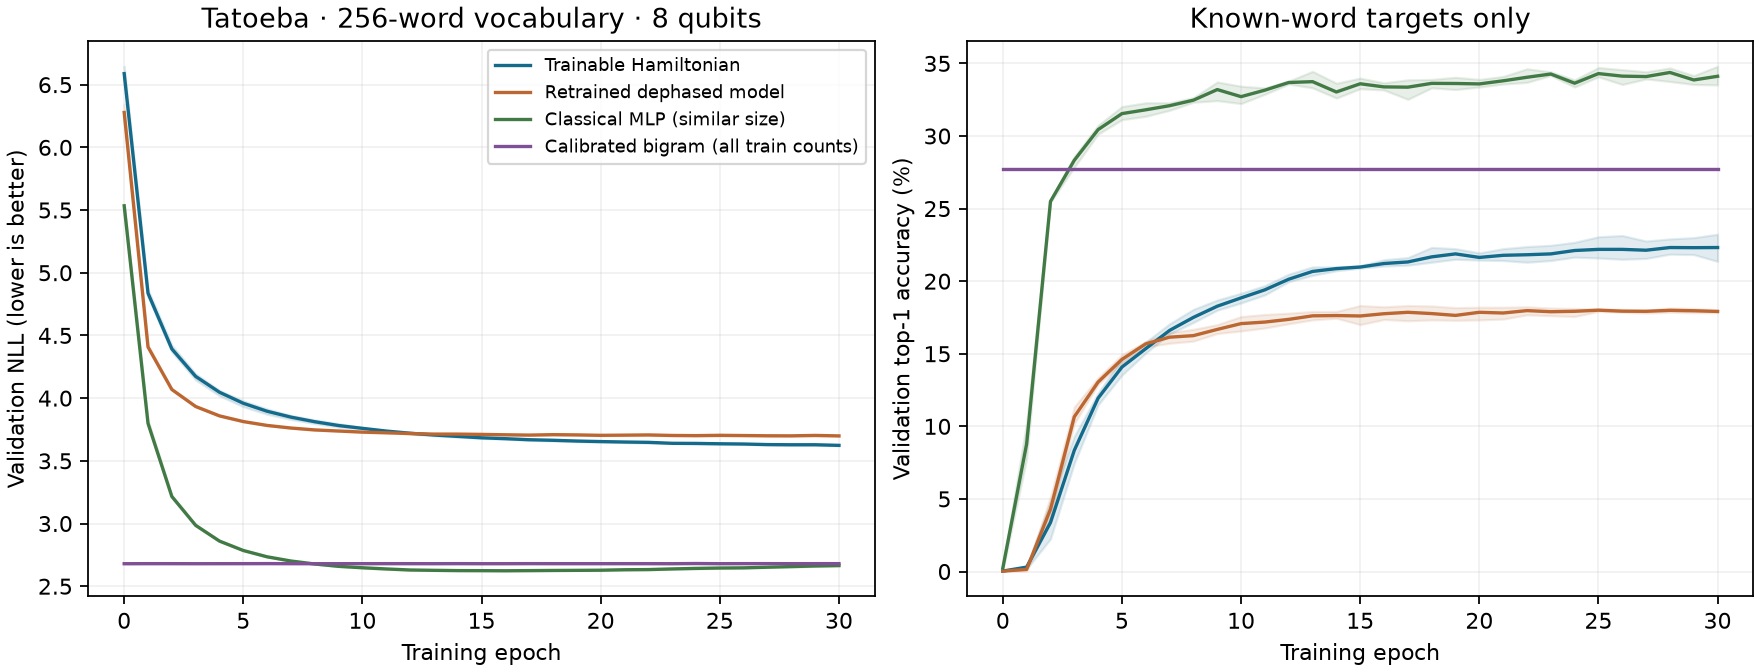

Python code for this plot:
"""Fixed ordered word amplitudes, trainable Hamiltonian, direct Born word readout."""

import argparse
import hashlib
import json
import multiprocessing
import os
import time
from concurrent.futures import ProcessPoolExecutor, as_completed
from dataclasses import asdict, dataclass
from pathlib import Path

import numpy as np
import torch
from torch import nn

from qcse.outputs import new_run_directory, save_npz, write_json

from .born_evidence import configure_worker, digest, hermitian
from .data import prepare, transition_probabilities
from .run import metrics

KINDS = ("coherent", "dephased", "mlp", "calibrated_bigram")


class HermitianEvolution(torch.autograd.Function):
    """Exact spectral exp(-iH), with a gap-safe first-order Frechet adjoint.

    The divided difference is -i exp(-i(a+b)/2) sinc((a-b)/(2 pi)).
    It has the correct continuous limit at repeated eigenvalues. Eigenvectors
    themselves are never differentiated. Higher-order gradients are not supported.
    """

    @staticmethod
    def forward(ctx, matrix):
        eigenvalues, vectors = torch.linalg.eigh(matrix)
        ctx.save_for_backward(eigenvalues, vectors)
        return (vectors * torch.exp(-1j * eigenvalues)) @ vectors.mH

    @staticmethod
    def backward(ctx, gradient):
        eigenvalues, vectors = ctx.saved_tensors
        difference = eigenvalues[:, None] - eigenvalues[None, :]
        midpoint = (eigenvalues[:, None] + eigenvalues[None, :]) / 2
        divided = -1j * torch.exp(-1j * midpoint) * torch.sinc(difference / (2 * torch.pi))
        adjoint = vectors @ (divided.conj() * (vectors.mH @ gradient @ vectors)) @ vectors.mH
        return (adjoint + adjoint.mH) / 2


def encode(contexts: torch.Tensor, vocabulary: int) -> torch.Tensor:
    """Fixed recency and position phases; combine repeated words, then normalize."""
    if contexts.ndim != 2 or torch.any(contexts >= vocabulary) or torch.any(contexts < -1):
        raise ValueError("Contexts must be word IDs or -1 padding")
    ages = torch.arange(contexts.shape[1] - 1, -1, -1, dtype=torch.float64)
    coefficients = (0.7**ages).sqrt() * torch.exp(0.5j * torch.pi * ages)
    amplitudes = torch.zeros((len(contexts), vocabulary), dtype=torch.complex128)
    amplitudes.scatter_add_(1, contexts.clamp_min(0), (contexts >= 0) * coefficients)
    norms = amplitudes.norm(dim=1, keepdim=True)
    if torch.any(norms < 1e-12):
        raise ValueError("Empty/cancelled context has no normalized encoding")
    return amplitudes / norms


class HamiltonianWords(nn.Module):
    def __init__(self, vocabulary: int, dephased: bool = False):
        super().__init__()
        self.vocabulary, self.dephased = vocabulary, dephased
        self.coefficients = nn.Parameter(torch.randn(vocabulary**2, dtype=torch.float64) * 0.03)

    def operator(self) -> torch.Tensor:
        return HermitianEvolution.apply(hermitian(self.coefficients, self.vocabulary))

    def forward(self, states, last_words, operator=None):
        unitary = self.operator() if operator is None else operator
        if self.dephased:
            return states.abs().square() @ unitary.abs().square().T
        return (states @ unitary.T).abs().square()


class ClassicalWords(nn.Module):
    def __init__(self, vocabulary: int):
        super().__init__()
        hidden = (vocabulary**2 - vocabulary) // (3 * vocabulary + 1)
        self.network = nn.Sequential(
            nn.Linear(2 * vocabulary, hidden), nn.Tanh(), nn.Linear(hidden, vocabulary)
        ).double()

    def forward(self, states, last_words, operator=None):
        return self.network(torch.cat((states.real, states.imag), 1)).softmax(-1)


class CalibratedBigram(nn.Module):
    prior: torch.Tensor
    unigram: torch.Tensor

    def __init__(self, prior, unigram):
        super().__init__()
        self.register_buffer("prior", prior.clone())
        self.register_buffer("unigram", unigram.clone())
        self.log_temperature = nn.Parameter(torch.tensor(0.0, dtype=torch.float64))
        self.mixture_logit = nn.Parameter(torch.tensor(-6.0, dtype=torch.float64))

    def forward(self, states, last_words, operator=None):
        calibrated = (self.prior[last_words].log() / self.log_temperature.exp()).softmax(-1)
        mixture = self.mixture_logit.sigmoid()
        return (1 - mixture) * calibrated + mixture * self.unigram


def make_model(kind, vocabulary, prior, unigram):
    if kind in {"coherent", "dephased"}:
        return HamiltonianWords(vocabulary, kind == "dephased")
    if kind == "mlp":
        return ClassicalWords(vocabulary)
    if kind == "calibrated_bigram":
        return CalibratedBigram(prior, unigram)
    raise ValueError(kind)


@dataclass
class Partition:
    states: torch.Tensor
    targets: torch.Tensor
    last_words: torch.Tensor
    groups: np.ndarray


def load_partition(dataset: Path, split: str, vocabulary: int) -> Partition:
    with np.load(dataset / "dataset.npz") as data:
        contexts = torch.tensor(data[f"{split}_contexts"])
        targets, groups = torch.tensor(data[f"{split}_targets"]), data[f"{split}_groups"]
    return Partition(encode(contexts, vocabulary), targets, contexts[:, -1], groups)


def load_statistics(dataset: Path) -> tuple[torch.Tensor, torch.Tensor, list[str]]:
    with np.load(dataset / "dataset.npz") as data:
        unigram = data["unigram"]
        prior = transition_probabilities(data["transitions"], unigram)
        words = data["vocabulary"].tolist()
    return torch.tensor(prior), torch.tensor(unigram), words


def aggregate(arrays: dict[str, np.ndarray]) -> dict:
    targets, loss = arrays["targets"], arrays["nll"]
    known = targets != 0
    return {
        "nll": float(loss.mean()),
        "perplexity": float(np.exp(loss.mean())),
        "top1": float(arrays["top1"].mean()),
        "top5": float(arrays["top5"].mean()),
        "known_nll": float(loss[known].mean()) if known.any() else None,
        "known_top1": float(arrays["top1"][known].mean()) if known.any() else None,
        "unk_rate": float((~known).mean()),
        "count": len(targets),
    }


def score(model, part: Partition) -> tuple[dict, dict[str, np.ndarray]]:
    pieces: dict[str, list[np.ndarray]] = {key: [] for key in ("nll", "top1", "top5", "targets")}
    max_norm_error = 0.0
    with torch.no_grad():
        operator = model.operator() if isinstance(model, HamiltonianWords) else None
        for start in range(0, len(part.targets), 1024):
            end = start + 1024
            probabilities = model(part.states[start:end], part.last_words[start:end], operator)
            if not torch.isfinite(probabilities).all() or torch.min(probabilities) < 0:
                raise ValueError("Invalid probabilities")
            max_norm_error = max(max_norm_error, float((probabilities.sum(1) - 1).abs().max()))
            if max_norm_error > 1e-10:
                raise ValueError("Probability mass changed; no output renormalization is allowed")
            _, arrays = metrics(probabilities.numpy(), part.targets[start:end].numpy())
            for key in pieces:
                pieces[key].append(arrays[key])
    joined = {key: np.concatenate(value) for key, value in pieces.items()}
    return aggregate(joined) | {"max_norm_error": max_norm_error}, joined


@dataclass(frozen=True)
class Job:
    dataset: str
    output: str
    kind: str
    seed: int
    lr: float
    epochs: int
    batch_size: int


def fit(job: Job) -> dict:
    torch.manual_seed(job.seed)
    started = time.monotonic()
    dataset, output = Path(job.dataset), Path(job.output)
    prior, unigram, words = load_statistics(dataset)
    training = load_partition(dataset, "train", len(words))
    validation = load_partition(dataset, "validation", len(words))
    if set(training.groups) & set(validation.groups):
        raise ValueError("Training and validation groups overlap")
    model = make_model(job.kind, len(words), prior, unigram)
    output.mkdir()
    initial = {key: value.detach().clone() for key, value in model.state_dict().items()}
    hashes = {
        key: hashlib.sha256(value.detach().numpy().tobytes()).hexdigest()
        for key, value in model.named_parameters()
    }
    optimizer = torch.optim.Adam(model.parameters(), lr=job.lr)
    rng = np.random.default_rng(job.seed)
    best_nll, best_epoch, best = float("inf"), 0, initial
    history = []
    first_gradient = None
    for epoch in range(job.epochs + 1):
        measured, _ = score(model, validation)
        history.append({"epoch": epoch, "validation": measured})
        if measured["nll"] < best_nll:
            best_nll, best_epoch = measured["nll"], epoch
            best = {key: value.detach().clone() for key, value in model.state_dict().items()}
        write_json(
            output / "progress.json",
            {"epoch": epoch, "best_epoch": best_epoch, "best_validation_nll": best_nll},
        )
        if epoch == job.epochs:
            break
        permutation = rng.permutation(len(training.targets))
        total_loss = 0.0
        for start in range(0, len(permutation), job.batch_size):
            ids = permutation[start : start + job.batch_size]
            optimizer.zero_grad()
            probabilities = model(training.states[ids], training.last_words[ids])
            loss = (
                -probabilities[torch.arange(len(ids)), training.targets[ids]]
                .clamp_min(1e-30)
                .log()
                .mean()
            )
            loss.backward()
            if first_gradient is None:
                first_gradient = (
                    sum(
                        float(p.grad.square().sum())
                        for p in model.parameters()
                        if p.grad is not None
                    )
                    ** 0.5
                )
            torch.nn.utils.clip_grad_norm_(model.parameters(), 5.0)
            optimizer.step()
            total_loss += float(loss.detach()) * len(ids)
        history[-1]["next_epoch_online_train_nll"] = total_loss / len(permutation)
    model.load_state_dict(best)
    selected_validation, _ = score(model, validation)
    selected_training, _ = score(model, training)
    torch.save(
        {"kind": job.kind, "vocabulary": len(words), "state": best, "initial": initial},
        output / "weights.pt",
    )
    result = {
        "job": asdict(job),
        "parameters": sum(p.numel() for p in model.parameters()),
        "initial_parameter_hashes": hashes,
        "first_gradient_norm": first_gradient,
        "selected_epoch": best_epoch,
        "initial_validation": history[0]["validation"],
        "selected_validation": selected_validation,
        "selected_training": selected_training,
        "history": history,
        "weights_sha256": digest(output / "weights.pt"),
        "seconds": time.monotonic() - started,
    }
    write_json(output / "result.json", result)
    return result


def execute(jobs: list[Job], workers: int) -> list[dict]:
    with ProcessPoolExecutor(
        max_workers=workers,
        mp_context=multiprocessing.get_context("spawn"),
        initializer=configure_worker,
    ) as pool:
        futures = [pool.submit(fit, job) for job in jobs]
        records = []
        for future in as_completed(futures):
            result = future.result()
            records.append(result)
            job, values = result["job"], result["selected_validation"]
            print(
                f"{job['kind']} s{job['seed']} lr={job['lr']}: val NLL {values['nll']:.5f}, "
                f"accuracy {values['top1']:.2%}, epoch {result['selected_epoch']}",
                flush=True,
            )
    return sorted(
        records, key=lambda row: (row["job"]["kind"], row["job"]["seed"], row["job"]["lr"])
    )


def group_interval(values: np.ndarray, groups: np.ndarray) -> list[float]:
    _, ids = np.unique(groups, return_inverse=True)
    counts = np.bincount(ids)
    totals = np.bincount(ids, weights=values)
    rng = np.random.default_rng(161803)
    estimates = []
    for _ in range(2000):
        chosen = rng.integers(len(counts), size=len(counts))
        estimates.append(totals[chosen].sum() / counts[chosen].sum())
    return np.quantile(estimates, [0.025, 0.975]).tolist()


def evaluate(output: Path) -> dict:
    lock = json.loads((output / "selection_lock.json").read_text())
    if (output / "test_results.json").exists():
        raise ValueError("Test already scored; use the saved results")
    for relative, expected in lock["source_sha256"].items():
        if digest(Path(relative)) != expected:
            raise ValueError("Source changed after selection lock")
    if digest(output / "dataset.npz") != lock["dataset_sha256"]:
        raise ValueError("Dataset changed after selection lock")
    prior, unigram, words = load_statistics(output)
    testing = load_partition(output, "test", len(words))
    with np.load(output / "dataset.npz") as data:
        if set(testing.groups) & (set(data["train_groups"]) | set(data["validation_groups"])):
            raise ValueError("Test groups overlap fit groups")
    records, predictions = [], {}
    for row in lock["fits"]:
        job = row["job"]
        path = Path(job["output"]) / "weights.pt"
        if digest(path) != row["weights_sha256"]:
            raise ValueError("Checkpoint changed after selection lock")
        checkpoint = torch.load(path, weights_only=True)
        model = make_model(job["kind"], len(words), prior, unigram)
        model.load_state_dict(checkpoint["state"])
        selected, arrays = score(model, testing)
        model.load_state_dict(checkpoint["initial"])
        initial, initial_arrays = score(model, testing)
        key = f"{job['kind']}-s{job['seed']}"
        predictions.update({f"{key}-{name}": values for name, values in arrays.items()})
        predictions.update(
            {f"initial-{key}-{name}": values for name, values in initial_arrays.items()}
        )
        records.append(
            {
                "kind": job["kind"],
                "seed": job["seed"],
                "parameters": row["parameters"],
                "selected_epoch": row["selected_epoch"],
                "test": selected,
                "initial_test": initial,
            }
        )
    with np.load(output / "dataset.npz") as data:
        sampled_counts = np.zeros((len(words), len(words)))
        np.add.at(sampled_counts, (data["train_contexts"][:, -1], data["train_targets"]), 1)
        target_counts = np.bincount(data["train_targets"], minlength=len(words))
        sampled_unigram = (target_counts + 0.5) / (target_counts.sum() + 0.5 * len(words))
        sampled_prior = torch.tensor(transition_probabilities(sampled_counts, sampled_unigram))
    baselines = {}
    with torch.no_grad():
        for kind in ("identity", "unigram", "bigram", "subset_bigram", "directed_pool"):
            pieces: dict[str, list[np.ndarray]] = {
                key: [] for key in ("nll", "top1", "top5", "targets")
            }
            for start in range(0, len(testing.targets), 1024):
                end = start + 1024
                states, last = testing.states[start:end], testing.last_words[start:end]
                if kind == "identity":
                    probabilities = states.abs().square()
                elif kind == "unigram":
                    probabilities = unigram.expand(len(states), -1)
                elif kind == "bigram":
                    probabilities = prior[last]
                elif kind == "subset_bigram":
                    probabilities = sampled_prior[last]
                else:
                    probabilities = states.abs().square() @ prior
                _, arrays = metrics(probabilities.numpy(), testing.targets[start:end].numpy())
                for name, values in arrays.items():
                    pieces[name].append(values)
            joined = {name: np.concatenate(values) for name, values in pieces.items()}
            baselines[kind] = aggregate(joined)
            predictions.update({f"{kind}-{name}": values for name, values in joined.items()})
    summary = {}
    for kind in KINDS:
        selected = [row for row in records if row["kind"] == kind]
        summary[kind] = {"parameters": selected[0]["parameters"]}
        for key in ("nll", "top1", "top5", "known_nll", "known_top1"):
            values = [row["test"][key] for row in selected]
            summary[kind][key + "_mean"] = float(np.mean(values))
            summary[kind][key + "_sd"] = float(np.std(values, ddof=1))
            summary[kind]["initial_" + key + "_mean"] = float(
                np.mean([row["initial_test"][key] for row in selected])
            )
    intervals = {}
    coherent = np.mean([predictions[f"coherent-s{seed}-nll"] for seed in lock["seeds"]], axis=0)
    for kind in ("dephased", "mlp", "calibrated_bigram"):
        other = np.mean([predictions[f"{kind}-s{seed}-nll"] for seed in lock["seeds"]], axis=0)
        delta = coherent - other
        intervals[kind] = {
            "coherent_minus_other_nll": float(delta.mean()),
            "group_bootstrap_95": group_interval(delta, testing.groups),
        }
    frozen = np.mean(
        [predictions[f"initial-coherent-s{seed}-nll"] for seed in lock["seeds"]], axis=0
    )
    delta = coherent - frozen
    known = testing.targets.numpy() != 0
    intervals["frozen"] = {
        "coherent_trained_minus_initial_nll": float(delta.mean()),
        "group_bootstrap_95": group_interval(delta, testing.groups),
        "known_delta_nll": float(delta[known].mean()),
        "known_group_bootstrap_95": group_interval(delta[known], testing.groups[known]),
    }
    save_npz(output / "test_arrays.npz", **predictions, groups=testing.groups)
    result = {
        "selection_lock_sha256": digest(output / "selection_lock.json"),
        "fits": records,
        "summary": summary,
        "baselines": baselines,
        "intervals": intervals,
        "test_unk_rate": float((testing.targets == 0).double().mean()),
        "test_sentence_groups": len(np.unique(testing.groups)),
    }
    write_json(output / "test_results.json", result)
    return result


def analyze(output: Path) -> dict:
    import matplotlib

    matplotlib.use("Agg")
    import matplotlib.pyplot as plt

    lock = json.loads((output / "selection_lock.json").read_text())
    result = json.loads((output / "test_results.json").read_text())
    assert result["selection_lock_sha256"] == digest(output / "selection_lock.json")
    assert lock["dataset_sha256"] == digest(output / "dataset.npz")
    assert lock["recipe_lock_sha256"] == digest(output / "recipe_lock.json")
    for relative, expected in lock["source_sha256"].items():
        assert digest(output / "source" / relative) == expected
    for row in lock["fits"]:
        assert row["selected_validation"]["nll"] == min(
            item["validation"]["nll"] for item in row["history"]
        )
        assert row["weights_sha256"] == digest(Path(row["job"]["output"]) / "weights.pt")
    for seed in lock["seeds"]:
        hashes = [
            row["initial_parameter_hashes"]
            for row in lock["fits"]
            if row["job"]["seed"] == seed and row["job"]["kind"] in {"coherent", "dephased"}
        ]
        assert len(hashes) == 2 and hashes[0] == hashes[1]
    with np.load(output / "test_arrays.npz") as arrays:
        for row in result["fits"]:
            key = f"{row['kind']}-s{row['seed']}"
            assert abs(arrays[f"{key}-nll"].mean() - row["test"]["nll"]) < 1e-12
            assert abs(arrays[f"{key}-top1"].mean() - row["test"]["top1"]) < 1e-12
    fig, axes = plt.subplots(1, 2, figsize=(11, 4.2), layout="constrained")
    labels = {
        "coherent": "Trainable Hamiltonian",
        "dephased": "Retrained dephased model",
        "mlp": "Classical MLP (similar size)",
        "calibrated_bigram": "Calibrated bigram (all train counts)",
    }
    colors = ["#146a8a", "#bc6632", "#427a45", "#805096"]
    for kind, color in zip(KINDS, colors, strict=True):
        rows = [row for row in lock["fits"] if row["job"]["kind"] == kind]
        for axis, metric in zip(axes, ("nll", "known_top1"), strict=True):
            values = np.array(
                [[item["validation"][metric] for item in row["history"]] for row in rows]
            )
            if metric == "known_top1":
                values *= 100
            epochs = np.arange(values.shape[1])
            axis.plot(epochs, values.mean(0), label=labels[kind], color=color)
            axis.fill_between(epochs, values.min(0), values.max(0), color=color, alpha=0.12)
            axis.set_xlabel("Training epoch")
            axis.grid(alpha=0.18)
    axes[0].set(
        title="Tatoeba · 256-word vocabulary · 8 qubits", ylabel="Validation NLL (lower is better)"
    )
    axes[1].set(title="Known-word targets only", ylabel="Validation top-1 accuracy (%)")
    axes[0].legend(fontsize=8)
    fig.savefig(output / "learning.png", dpi=160)
    plt.close(fig)
    audit = {
        "confirmation_fits_checked": len(lock["fits"]),
        "source_data_weights_selection_hashes": "passed",
        "paired_hamiltonian_initialization": "passed",
        "saved_test_metric_consistency": "passed",
    }
    write_json(output / "audit.json", audit)
    return audit


def main():
    parser = argparse.ArgumentParser(description=__doc__)
    parser.add_argument("--data", type=Path, default=Path("data/tatoeba.csv"))
    parser.add_argument("--output", type=Path, default=Path("outputs/language-born"))
    parser.add_argument("--epochs", type=int, default=30)
    parser.add_argument("--workers", type=int, default=8)
    parser.add_argument("--vocabulary", type=int, default=256)
    parser.add_argument("--train-limit", type=int, default=32768)
    parser.add_argument("--seeds", nargs="+", type=int, default=[61, 62, 63])
    args = parser.parse_args()
    if (
        min(args.epochs, args.workers, args.train_limit) <= 0
        or args.vocabulary < 8
        or args.vocabulary & (args.vocabulary - 1)
    ):
        parser.error("Positive budgets and a power-of-two vocabulary >=8 are required")
    if len(set(args.seeds)) != len(args.seeds) or len(args.seeds) < 2 or 11 in args.seeds:
        parser.error("At least two distinct confirmation seeds, excluding screen seed 11")
    for variable in ("OMP_NUM_THREADS", "OPENBLAS_NUM_THREADS", "MKL_NUM_THREADS"):
        os.environ[variable] = "1"
    torch.set_num_threads(1)
    started = time.monotonic()
    with new_run_directory(
        args.output, "tatoeba", {"device": "cpu", "torch": torch.__version__}
    ) as output:
        sources = [
            Path(__file__),
            Path("experiments/hamiltonian_study/born_evidence.py"),
            Path("experiments/hamiltonian_study/data.py"),
            Path("experiments/hamiltonian_study/run.py"),
            Path("src/qcse/data.py"),
            Path("src/qcse/outputs.py"),
            Path("uv.lock"),
        ]
        hashes = {}
        for source in sources:
            relative = source.resolve().relative_to(Path.cwd()).as_posix()
            hashes[relative] = digest(source)
            snapshot = output / "source" / relative
            snapshot.parent.mkdir(parents=True, exist_ok=True)
            snapshot.write_bytes(source.read_bytes())
        manifest = prepare(
            args.data,
            output,
            vocabulary_size=args.vocabulary,
            window=4,
            train_limit=args.train_limit,
            val_limit=4096,
            test_limit=8192,
            split_seed=20261026,
        )
        protocol = {
            "source_sha256": hashes,
            "dataset_sha256": digest(output / "dataset.npz"),
            "manifest": manifest,
            "epochs": args.epochs,
            "batch_size": 512,
            "optimizer": "Adam, no weight decay, norm clipping 5; float64/complex128",
            "encoding": "normalized sum sqrt(0.7**age) exp(i pi age/2) |word>; window 4",
            "readout": "All joint word-basis Born probabilities; no head, prior or postselection",
            "kinds": KINDS,
            "seeds": args.seeds,
            "screen_seed": 11,
            "learning_rates": [0.001, 0.003, 0.01],
            "selection": "Minimum full validation NLL including epoch zero",
            "hypotheses": [
                "Hamiltonian-only training improves held-out next-word NLL and accuracy",
                "Preserving coherence improves on separately retrained dephasing",
            ],
            "pilots": "Validation-only seed-11 pilot informed budgets; test unscored",
            "numpy": np.__version__,
            "workers": args.workers,
        }
        write_json(output / "protocol.json", protocol)
        screen_jobs = [
            Job(str(output), str(output / f"screen-{kind}-{lr}"), kind, 11, lr, args.epochs, 512)
            for kind in KINDS
            for lr in protocol["learning_rates"]
        ]
        screen = execute(screen_jobs, args.workers)
        recipes = {
            kind: min(
                [row for row in screen if row["job"]["kind"] == kind],
                key=lambda row: (row["selected_validation"]["nll"], row["job"]["lr"]),
            )["job"]["lr"]
            for kind in KINDS
        }
        write_json(output / "recipe_lock.json", {"recipes": recipes, "screen": screen})
        confirm_jobs = [
            Job(
                str(output),
                str(output / f"confirm-{kind}-s{seed}"),
                kind,
                seed,
                recipes[kind],
                args.epochs,
                512,
            )
            for kind in KINDS
            for seed in args.seeds
        ]
        fits = execute(confirm_jobs, args.workers)
        write_json(
            output / "selection_lock.json",
            protocol
            | {
                "fits": fits,
                "recipes": recipes,
                "recipe_lock_sha256": digest(output / "recipe_lock.json"),
            },
        )
        result = evaluate(output)
        analyze(output)
        write_json(output / "summary.json", result | {"wall_seconds": time.monotonic() - started})
        print(
            json.dumps(
                {
                    "summary": result["summary"],
                    "baselines": result["baselines"],
                    "intervals": result["intervals"],
                },
                indent=2,
            ),
            flush=True,
        )


if __name__ == "__main__":
    main()
